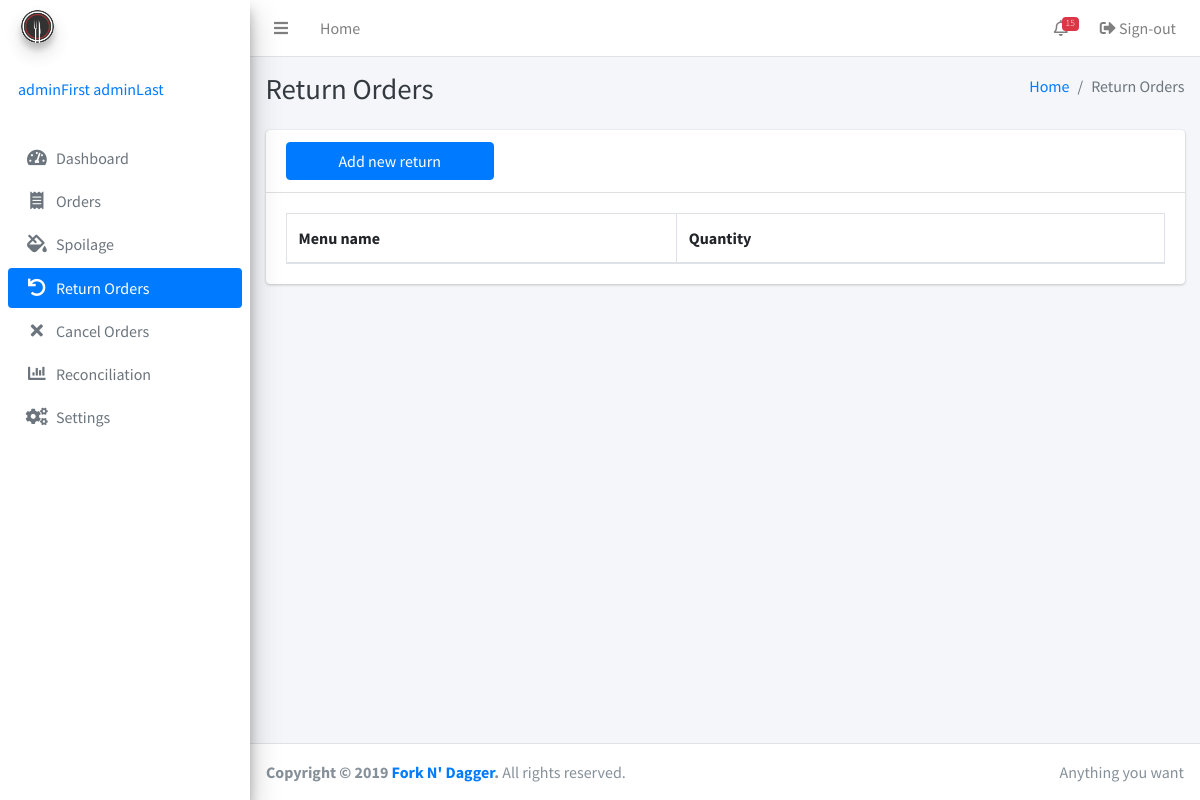
Page /returnorders.php (signed in) on the earlier database version.
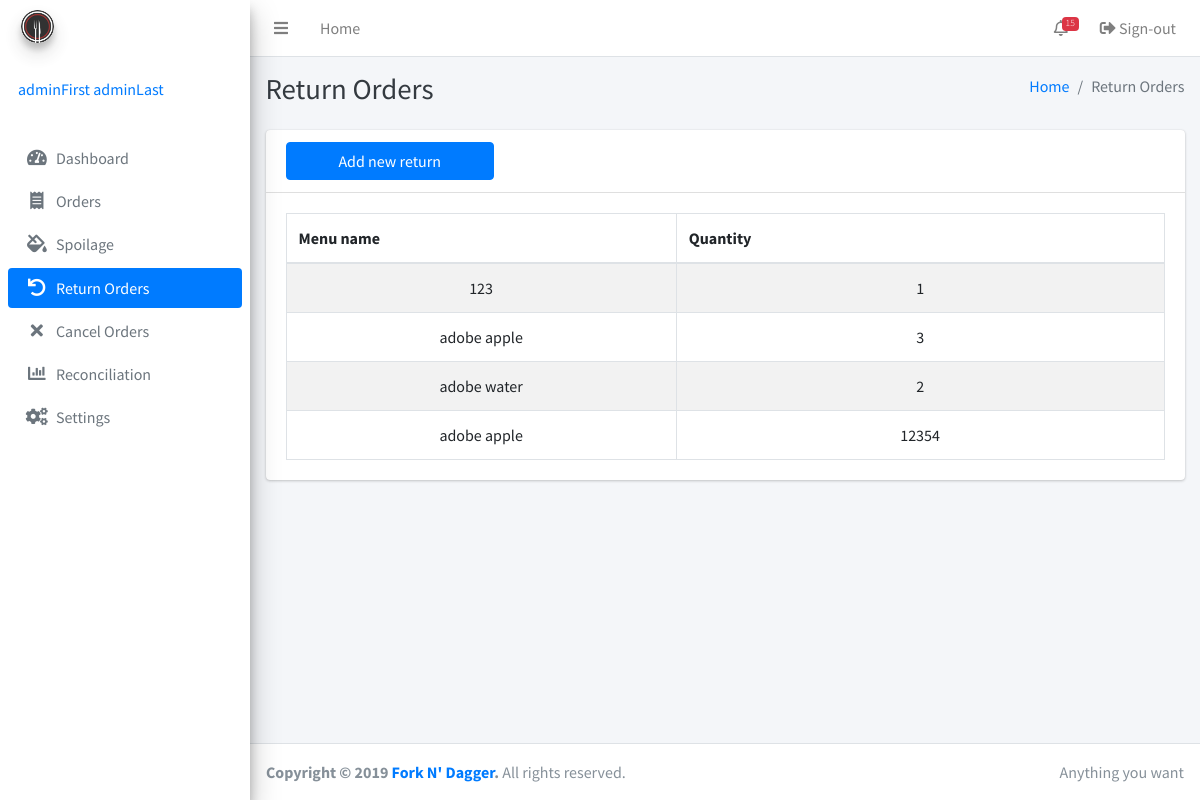
Same page on the later database version.
### tables this page shows
CREATE TABLE IF NOT EXISTS `returns` (
  `return_id` bigint(255) NOT NULL AUTO_INCREMENT,
  `inventory_id` bigint(255) DEFAULT NULL,
  `menu_id` bigint(255) DEFAULT NULL,
  `return_type` enum('spoilage','cancel','return') DEFAULT NULL,
  `return_date` timestamp(6) NULL DEFAULT NULL,
  `return_qty` bigint(255) DEFAULT NULL,
  `remarks` varchar(255) DEFAULT NULL,
  PRIMARY KEY (`return_id`)
);

CREATE TABLE IF NOT EXISTS `menu` (
  `id` bigint(255) NOT NULL AUTO_INCREMENT,
  `name` varchar(255) NOT NULL,
  `description` varchar(255) NOT NULL,
  `timestamp` timestamp(6) NOT NULL,
  `adminID` int(255) NOT NULL,
  PRIMARY KEY (`id`)
);

### inc/session.php (called while the page is built, shortened)
<?php
	include 'inc/conn.php';;
	if(isset($_SESSION['admin'])){
		$query = $conn -> prepare("SELECT * FROM admins WHERE id = ? ");
		$query -> bind_param("s", $variable);
		$query -> execute();
		$result = $query->get_result();
		$user = mysqli_fetch_assoc($result);
		$role = $user['role'];
	}
	else{
		header('location: home.php');
		exit();
	}
?>

### returnorders.php (the view, shortened to what this page needs)
<?php include 'inc/session.php'; ?>
<?php include 'inc/header.php'; ?>
<body class="hold-transition sidebar-mini">
<div class="wrapper">
<?php
$current = "return";
include 'inc/navbar.php'; ?>
  <div class="content-wrapper">
    <div class="content-header">
      <div class="container-fluid">
        <div class="row mb-2">
          <div class="col-sm-6">
            <h1 class="m-0 text-dark">Return Orders</h1>
          </div>
          <div class="col-sm-6">
            <ol class="breadcrumb float-sm-right">
              <li class="breadcrumb-item"><a href="#">Home</a></li>
              <li class="breadcrumb-item active">Return Orders</li>
            </ol>
          </div>
        </div>
      </div>
    </div>
    <div class="content">
      <div class="container-fluid">
        <div class="row">
          <div class="col-12">
            <div class="card">
              <div class="card-header">
                <div class="row">
                  <div class="col-3">
                  <button type="button" class="btn btn-block btn-primary" data-toggle="modal" data-target="#item">Add new return</button>
                  </div>
                </div>
              </div>
              <div class="card-body">
                <table class="table table-bordered table-striped display">
                  <thead>
                  <tr>
                    <th width="120">Menu name</th>
                    <th width="150">Quantity</th>
                  </tr>
                  </thead>
                  <tbody>
                  <?php
                  $getAllReturn = mysqli_query($conn, "SELECT * FROM forkndagger.returns
                  JOIN menu ON menu_id=menu.id
                  where return_type = 'return'");
                  while($row = mysqli_fetch_assoc($getAllReturn)) {
                  ?>
                    <tr align="center">
                      <td><?php echo $row['name']; ?></td>
                      <td><?php echo $row['return_qty']; ?></td>
                    </tr>
                  <?php
                  }
                  ?>
                  </tbody>
                </table>
              </div>
            </div>
          </div>
        </div>
      </div>
    </div>
  </div>
  <?php include 'inc/footer.php'; ?>
</div>
</body>
</html>

### inc/header.php (shortened to what this page needs)
<!DOCTYPE html>
<html lang="en">
<head>
  <link rel="stylesheet" href="plugins/fontawesome-free/css/all.min.css">
  <link rel="stylesheet" href="dist/css/adminlte.min.css">
  <link rel="stylesheet" href="plugins/datatables-bs4/css/dataTables.bootstrap4.css">
  <link rel="stylesheet" href="plugins/select2/css/select2.min.css">
  <link rel="stylesheet" href="plugins/select2-bootstrap4-theme/select2-bootstrap4.min.css">
</head>

### inc/navbar.php (shortened to what this page needs)
  <nav class="main-header navbar navbar-expand navbar-white navbar-light">
    <ul class="navbar-nav">
      <li class="nav-item">
        <a class="nav-link" data-widget="pushmenu" href="#"><i class="fas fa-bars"></i></a>
      </li>
      <li class="nav-item d-none d-sm-inline-block">
        <a href="index3.html" class="nav-link">Home</a>
      </li>
    </ul>
    <ul class="navbar-nav ml-auto">
      <li class="nav-item dropdown">
        <a class="nav-link" data-toggle="dropdown" href="#">
          <i class="far fa-bell"></i>
          <span class="badge badge-danger navbar-badge">15</span>
        </a>
      </li>
      <li class="nav-item">
        <a class="nav-link" href="logout.php"><i class="nav-icon fas fa-sign-out-alt"></i> Sign-out</a>
      </li>
    </ul>
  </nav>
  <aside class="main-sidebar sidebar-gray elevation-4">
    <a href="index3.html" class="brand-link">
      <img src="image/logo.png" alt="Fork N' Dagger Logo" class="brand-image img-circle elevation-3"
           style="opacity: .8">
      <span class="brand-text font-weight-light">Fork N' Dagger</span>
    </a>
    <div class="sidebar">
      <div class="user-panel mt-3 pb-3 mb-3 d-flex">
        <div class="info">
          <a href="#" class="d-block"><?php echo $user['firstname']. ' '.$user['lastname']; ?></a>
        </div>
      </div>
<?php
switch ($role): ?>
<?php default: ?>
      <nav class="mt-2">
        <ul class="nav nav-pills nav-sidebar flex-column" data-widget="treeview" role="menu" data-accordion="false">
          <li class="nav-item">
            <a href="index.php" class="nav-link <?php if($current == 'Dashboard') {echo 'active';} ?>">
              <i class="nav-icon fas fa-tachometer-alt"></i>
              <p>
                Dashboard
              </p>
            </a>
          </li>
          <li class="nav-item">
            <a href="order.php" class="nav-link <?php if($current == 'order') {echo 'active';} ?>">
              <i class="nav-icon fas fa-receipt"></i>
              <p>
                Orders
              </p>
            </a>
          </li>
          <li class="nav-item">
            <a href="spoilage.php" class="nav-link <?php if($current == 'spoilage') {echo 'active';} ?>">
              <i class="nav-icon fas fa-fill-drip"></i>
              <p>
                Spoilage
              </p>
            </a>
          </li>
          <li class="nav-item">
            <a href="returnorders.php" class="nav-link <?php if($current == 'return') {echo 'active';} ?>">
              <i class="nav-icon fas fa-undo"></i>
              <p>
                Return Orders
              </p>
            </a>
          </li>
          <li class="nav-item">
            <a href="cancelorders.php" class="nav-link <?php if($current == 'cancel') {echo 'active';} ?>">
              <i class="nav-icon fas fa-times"></i>
              <p>
                Cancel Orders
              </p>
            </a>
          </li>
          <li class="nav-item">
            <a href="reconciliation.php" class="nav-link <?php if($current == 'reconciliation') {echo 'active';} ?>">
              <i class="nav-icon fas fa-chart-bar"></i>
              <p>
                Reconciliation
              </p>
            </a>
          </li>
          <li class="nav-item">
            <a href="settings.php" class="nav-link <?php if($current == 'settings') {echo 'active';} ?>">
              <i class="nav-icon fas fa-cogs"></i>
              <p>
                Settings
              </p>
            </a>
          </li>
        </ul>
      </nav>
<?php endswitch; ?>
    </div>
  </aside>

### inc/footer.php
<footer class="main-footer">
	<div class="float-right d-none d-sm-inline">
	  Anything you want
	</div>
	<strong>Copyright &copy; 2019 <a href="">Fork N' Dagger</a>.</strong> All rights reserved.
</footer>

### inc/header.php (style rules this page uses)
p, h1, h2, h3, h4, h5, h6, label, td, dt, dd { user-select: none; -webkit-user-select: none; -khtml-user-select: none; -moz-user-select: none; -ms-user-select: none; }

Differences in the rows shown:
now on this page (row edited): returns: menu.name "123", return_qty "1"
now on this page (row edited): returns: menu.name "adobe apple", return_qty "3"
added returns: menu.name "adobe water", return_qty "2"
added returns: menu.name "adobe apple", return_qty "12354"
